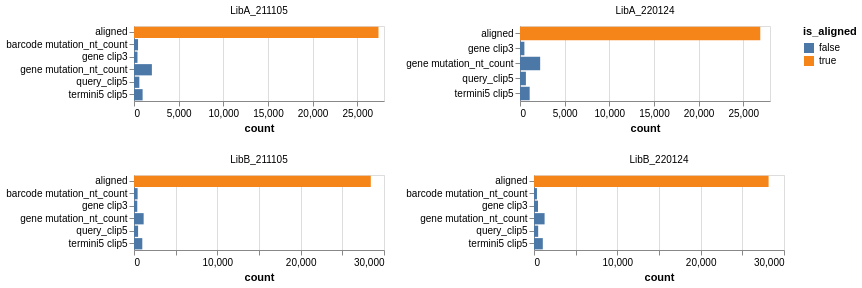

The Vega-Lite source for this figure:
### Vega-Lite specification from a JSON file in a GitHub repository (floating-point values rounded to 4 significant figures)
{"config": {"view": {"continuousWidth": 300, "continuousHeight": 300}}, "data": {"name": "data-a963d092880d12a6f6f0af53c23fb0c8"}, "mark": {"type": "bar"}, "encoding": {"color": {"field": "is_aligned", "type": "nominal"}, "facet": {"columns": 2, "field": "pacbioRun", "title": null, "type": "nominal"}, "tooltip": [{"field": "pacbioRun", "type": "nominal"}, {"field": "filter_reason", "type": "nominal"}, {"field": "count", "type": "quantitative"}, {"field": "total_counts", "type": "quantitative"}, {"field": "frac_counts", "type": "quantitative"}], "x": {"field": "count", "type": "quantitative"}, "y": {"axis": {"title": null}, "field": "filter_reason", "type": "nominal"}}, "height": 75, "resolve": {"scale": {"x": "independent", "y": "independent"}}, "transform": [{"filter": "(datum.frac_counts > 0.01)"}, {"calculate": "(datum.filter_reason === 'aligned')", "as": "is_aligned"}], "width": 250, "$schema": "https://vega.github.io/schema/vega-lite/v5.json", "datasets": {"data-a963d092880d12a6f6f0af53c23fb0c8": [{"pacbioRun": "LibA_211105", "filter_reason": "barcode clip3", "count": 18, "total_counts": 32645, "frac_counts": 0.0005514}, {"pacbioRun": "LibA_211105", "filter_reason": "barcode mutation_nt_count", "count": 453, "total_counts": 32645, "frac_counts": 0.01388}, {"pacbioRun": "LibA_211105", "filter_reason": "gene clip3", "count": 392, "total_counts": 32645, "frac_counts": 0.01201}, {"pacbioRun": "LibA_211105", "filter_reason": "gene mutation_nt_count", "count": 2003, "total_counts": 32645, "frac_counts": 0.06136}, {"pacbioRun": "LibA_211105", "filter_reason": "query_clip3", "count": 174, "total_counts": 32645, "frac_counts": 0.00533}, {"pacbioRun": "LibA_211105", "filter_reason": "query_clip5", "count": 598, "total_counts": 32645, "frac_counts": 0.01832}, {"pacbioRun": "LibA_211105", "filter_reason": "termini3 clip3", "count": 144, "total_counts": 32645, "frac_counts": 0.004411}, {"pacbioRun": "LibA_211105", "filter_reason": "termini3 mutation_nt_count", "count": 177, "total_counts": 32645, "frac_counts": 0.005422}, {"pacbioRun": "LibA_211105", "filter_reason": "termini5 clip5", "count": 965, "total_counts": 32645, "frac_counts": 0.02956}, {"pacbioRun": "LibA_211105", "filter_reason": "termini5 mutation_nt_count", "count": 187, "total_counts": 32645, "frac_counts": 0.005728}, {"pacbioRun": "LibA_211105", "filter_reason": "variant_tag3 mutation_nt_count", "count": 103, "total_counts": 32645, "frac_counts": 0.003155}, {"pacbioRun": "LibA_211105", "filter_reason": "variant_tag5 mutation_nt_count", "count": 49, "total_counts": 32645, "frac_counts": 0.001501}, {"pacbioRun": "LibA_220124", "filter_reason": "barcode clip3", "count": 28, "total_counts": 32559, "frac_counts": 0.00086}, {"pacbioRun": "LibA_220124", "filter_reason": "barcode mutation_nt_count", "count": 320, "total_counts": 32559, "frac_counts": 0.009828}, {"pacbioRun": "LibA_220124", "filter_reason": "gene clip3", "count": 491, "total_counts": 32559, "frac_counts": 0.01508}, {"pacbioRun": "LibA_220124", "filter_reason": "gene mutation_nt_count", "count": 2259, "total_counts": 32559, "frac_counts": 0.06938}, {"pacbioRun": "LibA_220124", "filter_reason": "query_clip3", "count": 247, "total_counts": 32559, "frac_counts": 0.007586}, {"pacbioRun": "LibA_220124", "filter_reason": "query_clip5", "count": 660, "total_counts": 32559, "frac_counts": 0.02027}, {"pacbioRun": "LibA_220124", "filter_reason": "termini3 clip3", "count": 124, "total_counts": 32559, "frac_counts": 0.003808}, {"pacbioRun": "LibA_220124", "filter_reason": "termini3 mutation_nt_count", "count": 153, "total_counts": 32559, "frac_counts": 0.004699}, {"pacbioRun": "LibA_220124", "filter_reason": "termini5 clip5", "count": 1084, "total_counts": 32559, "frac_counts": 0.03329}, {"pacbioRun": "LibA_220124", "filter_reason": "termini5 mutation_nt_count", "count": 180, "total_counts": 32559, "frac_counts": 0.005528}, {"pacbioRun": "LibA_220124", "filter_reason": "variant_tag3 mutation_nt_count", "count": 69, "total_counts": 32559, "frac_counts": 0.002119}, {"pacbioRun": "LibA_220124", "filter_reason": "variant_tag5 mutation_nt_count", "count": 34, "total_counts": 32559, "frac_counts": 0.001044}, {"pacbioRun": "LibB_211105", "filter_reason": "barcode clip3", "count": 39, "total_counts": 32749, "frac_counts": 0.001191}, {"pacbioRun": "LibB_211105", "filter_reason": "barcode mutation_nt_count", "count": 434, "total_counts": 32749, "frac_counts": 0.01325}, {"pacbioRun": "LibB_211105", "filter_reason": "gene clip3", "count": 394, "total_counts": 32749, "frac_counts": 0.01203}, {"pacbioRun": "LibB_211105", "filter_reason": "gene mutation_nt_count", "count": 1158, "total_counts": 32749, "frac_counts": 0.03536}, {"pacbioRun": "LibB_211105", "filter_reason": "query_clip3", "count": 190, "total_counts": 32749, "frac_counts": 0.005802}, {"pacbioRun": "LibB_211105", "filter_reason": "query_clip5", "count": 492, "total_counts": 32749, "frac_counts": 0.01502}, {"pacbioRun": "LibB_211105", "filter_reason": "termini3 clip3", "count": 172, "total_counts": 32749, "frac_counts": 0.005252}, {"pacbioRun": "LibB_211105", "filter_reason": "termini3 mutation_nt_count", "count": 185, "total_counts": 32749, "frac_counts": 0.005649}, {"pacbioRun": "LibB_211105", "filter_reason": "termini5 clip5", "count": 996, "total_counts": 32749, "frac_counts": 0.03041}, {"pacbioRun": "LibB_211105", "filter_reason": "termini5 mutation_nt_count", "count": 143, "total_counts": 32749, "frac_counts": 0.004367}, {"pacbioRun": "LibB_211105", "filter_reason": "variant_tag3 mutation_nt_count", "count": 87, "total_counts": 32749, "frac_counts": 0.002657}, {"pacbioRun": "LibB_211105", "filter_reason": "variant_tag5 mutation_nt_count", "count": 44, "total_counts": 32749, "frac_counts": 0.001344}, {"pacbioRun": "LibB_220124", "filter_reason": "barcode clip3", "count": 30, "total_counts": 32669, "frac_counts": 0.0009183}, {"pacbioRun": "LibB_220124", "filter_reason": "barcode mutation_nt_count", "count": 355, "total_counts": 32669, "frac_counts": 0.01087}, {"pacbioRun": "LibB_220124", "filter_reason": "gene clip3", "count": 482, "total_counts": 32669, "frac_counts": 0.01475}, {"pacbioRun": "LibB_220124", "filter_reason": "gene mutation_nt_count", "count": 1271, "total_counts": 32669, "frac_counts": 0.03891}, {"pacbioRun": "LibB_220124", "filter_reason": "query_clip3", "count": 201, "total_counts": 32669, "frac_counts": 0.006153}, {"pacbioRun": "LibB_220124", "filter_reason": "query_clip5", "count": 503, "total_counts": 32669, "frac_counts": 0.0154}, {"pacbioRun": "LibB_220124", "filter_reason": "termini3 clip3", "count": 153, "total_counts": 32669, "frac_counts": 0.004683}, {"pacbioRun": "LibB_220124", "filter_reason": "termini3 mutation_nt_count", "count": 170, "total_counts": 32669, "frac_counts": 0.005204}, {"pacbioRun": "LibB_220124", "filter_reason": "termini5 clip5", "count": 1057, "total_counts": 32669, "frac_counts": 0.03235}, {"pacbioRun": "LibB_220124", "filter_reason": "termini5 mutation_nt_count", "count": 182, "total_counts": 32669, "frac_counts": 0.005571}, {"pacbioRun": "LibB_220124", "filter_reason": "variant_tag3 mutation_nt_count", "count": 73, "total_counts": 32669, "frac_counts": 0.002235}, {"pacbioRun": "LibB_220124", "filter_reason": "variant_tag5 mutation_nt_count", "count": 42, "total_counts": 32669, "frac_counts": 0.001286}, {"pacbioRun": "LibA_211105", "filter_reason": "aligned", "count": 27382, "total_counts": 32645, "frac_counts": 0.8388}, {"pacbioRun": "LibA_220124", "filter_reason": "aligned", "count": 26910, "total_counts": 32559, "frac_counts": 0.8265}, {"pacbioRun": "LibB_211105", "filter_reason": "aligned", "count": 28415, "total_counts": 32749, "frac_counts": 0.8677}, {"pacbioRun": "LibB_220124", "filter_reason": "aligned", "count": 28150, "total_counts": 32669, "frac_counts": 0.8617}]}}
